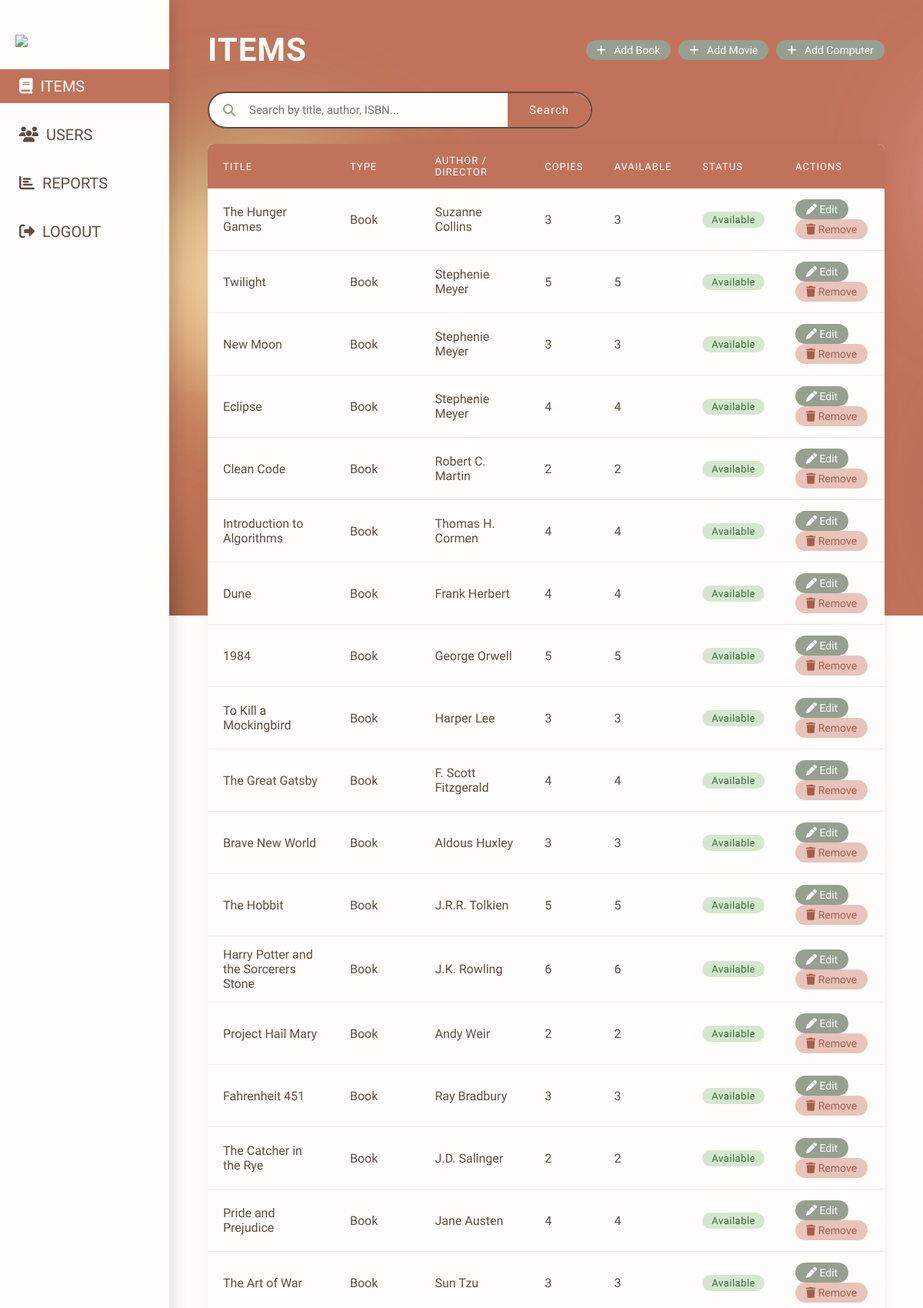
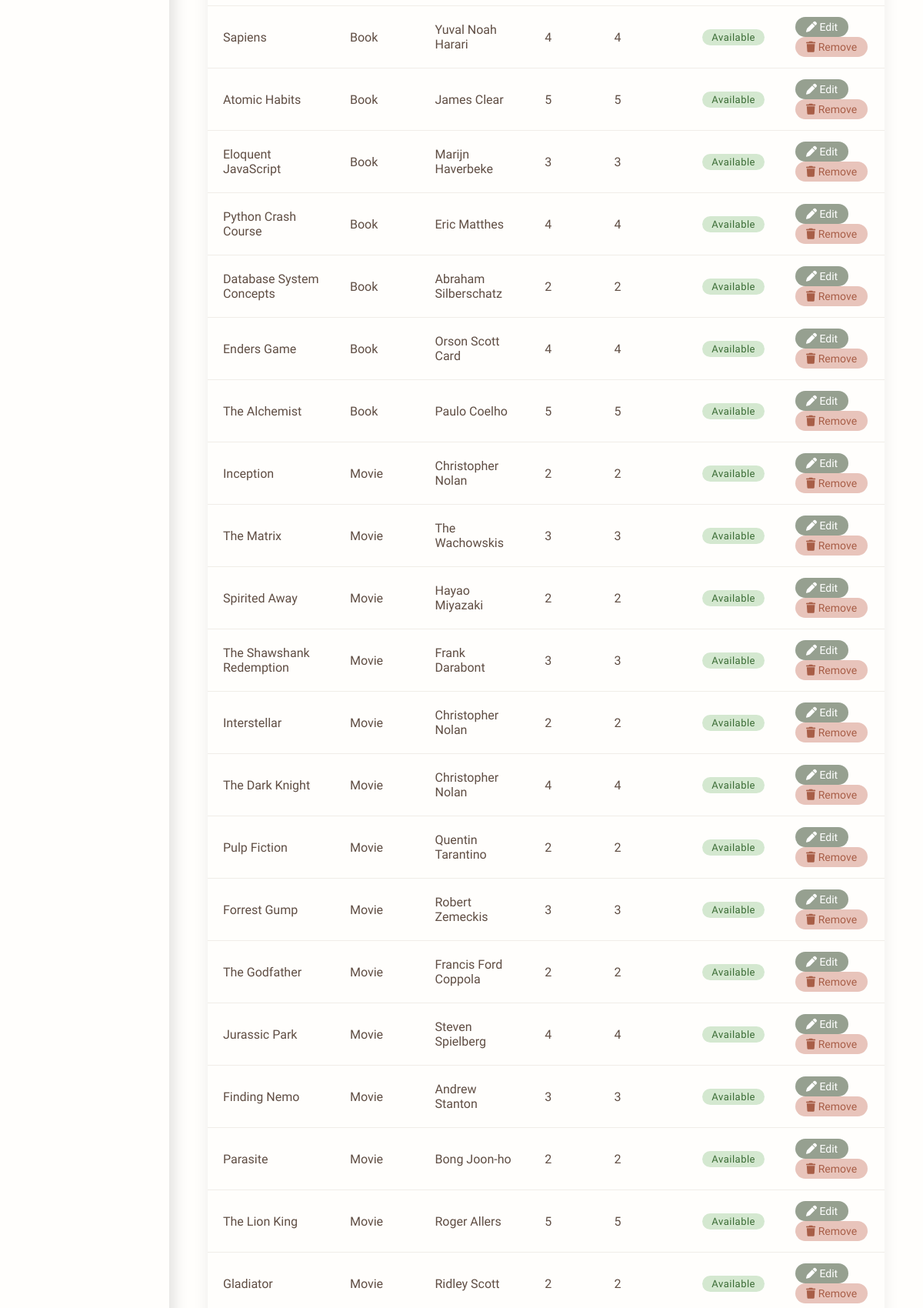
/admin/items (signed in, upper part), run on the app's committed database (2 pictures, top to bottom).
### models/Items.py (models this page shows, shortened)
class Item(db.Model):
    __tablename__ = "Items"
    id                  = db.Column(db.Integer, primary_key = True)
    item_id             = db.Column(db.String(36), unique = True, nullable = False)
    title               = db.Column(db.String(200), nullable = False)
    description         = db.Column(db.String(300), nullable = True)
    qty                 = db.Column(db.Integer, nullable = False)
    available_qty       = db.Column(db.Integer, nullable = False)
    added_on            = db.Column(db.DateTime, default = utcnow)
    item_type           = db.Column(db.String(20), nullable = False)
    image_url           = db.Column(db.String(500), nullable = True)
    loan_days           = 14
    __mapper_args__ = {
        'polymorphic_on': item_type,
        'polymorphic_identity': 'item'
    }

class Book(Item):
    __tablename__ = "Books"
    id = db.Column(db.Integer, db.ForeignKey('Items.id'), primary_key=True)
    isbn = db.Column(db.String(35), unique=True, nullable=True)
    author = db.Column(db.String(150), nullable=False)
    publisher = db.Column(db.String(100), nullable=True)
    genre = db.Column(db.String(150), nullable=True)
    edition = db.Column(db.String(50), nullable=True)
    loan_days = 28
    __mapper_args__ = {
        'polymorphic_identity': 'Book'
    }

class Item(db.Model):
    __tablename__ = "Items"
    id                  = db.Column(db.Integer, primary_key = True)
    item_id             = db.Column(db.String(36), unique = True, nullable = False)
    title               = db.Column(db.String(200), nullable = False)
    description         = db.Column(db.String(300), nullable = True)
    qty                 = db.Column(db.Integer, nullable = False)
    available_qty       = db.Column(db.Integer, nullable = False)
    added_on            = db.Column(db.DateTime, default = utcnow)
    item_type           = db.Column(db.String(20), nullable = False)
    image_url           = db.Column(db.String(500), nullable = True)
    loan_days           = 14
    __mapper_args__ = {
        'polymorphic_on': item_type,
        'polymorphic_identity': 'item'
    }

class Movie(Item):
    __tablename__ = "Movies"
    id = db.Column(db.Integer, db.ForeignKey('Items.id'), primary_key=True)
    genre = db.Column(db.String(100), nullable=True)
    rating = db.Column(db.String(10), nullable=True)
    format = db.Column(db.Enum(MovieFormat), nullable=False)
    release_year = db.Column(db.Integer, nullable=True)
    director = db.Column(db.String(100), nullable=False)
    loan_days = 7
    __mapper_args__ = {
        'polymorphic_identity': 'Movie'
    }

### app.py (the view)
@app.route('/admin/items')
@login_required
def admin_items():
    if current_user.get_role().value != 'Admin':
        abort(403)
    q = request.args.get('q', '')
    if q:
        items = Item.query.filter(Item.title.ilike(f'%{q}%')).all()
    else:
        items = Item.query.all()
    return render_template('admin-items.html', items=items)

### app.py (called while the page is built)
@login_manager.user_loader
def load_user(user_id):
    return User.query.filter_by(user_id=user_id).first()

### models/users.py (called while the page is built)
    def get_role(self):
        return UserRole.ADMIN

### templates/admin-items.html (shortened to what this page needs)
{% extends "admin-layout.html" %}
{% block content %}
<div class="page-header">
    <h2 class="page-title">Items</h2>
    <div style="display:flex; gap:10px;">
    <button class="action-btn edit" onclick="document.getElementById('addBookModal').style.display='flex'">
        <i class="fa-solid fa-plus"></i> &nbsp; Add Book
    </button>
    <button class="action-btn edit" onclick="document.getElementById('addMovieModal').style.display='flex'">
        <i class="fa-solid fa-plus"></i> &nbsp; Add Movie
    </button>
    <button class="action-btn edit" onclick="document.getElementById('addComputerModal').style.display='flex'">
        <i class="fa-solid fa-plus"></i> &nbsp; Add Computer
    </button>
</div>
</div>
<form method="GET" action="{{ url_for('admin_items') }}">
    <div class="search-bar">
        <i class="fas fa-search"></i>
        <input
            type="text"
            name="q"
            placeholder="Search by title, author, ISBN..."
            value="{{ request.args.get('q', '') }}">
        <button type="submit">Search</button>
    </div>
</form>
<div class="card">
    {% if items %}
    <table>
        <thead>
            <tr>
                <th>Title</th>
                <th>Type</th>
                <th>Author / Director</th>
                <th>Copies</th>
                <th>Available</th>
                <th>Status</th>
                <th>Actions</th>
            </tr>
        </thead>
        <tbody>
            {% for item in items %}
            <tr>
                <td>{{ item.title }}</td>
                <td>{{ item.item_type }}</td>
                <td>
                    {% if item.author is defined %}
                        {{ item.author }}
                    {% elif item.director is defined %}
                        {{ item.director }}
                    {% else %}
                        —
                    {% endif %}
                </td>
                <td>{{ item.qty }}</td>
                <td>{{ item.available_qty }}</td>
                <td>
                    {% if item.available_qty > 0 %}
                        <span class="badge available">Available</span>
                    {% elif item.available_qty == 0 %}
                        <span class="badge loaned">Fully Loaned</span>
                    {% endif %}
                </td>
                <td>
                    <a href="#" class="action-btn edit">
                        <i class="fa-solid fa-pen"></i> Edit
                    </a>
                    <form method="POST" action="{{ url_for('admin_remove_item', item_id=item.item_id) }}" style="display:inline;">
                        <button type="submit" class="action-btn delete" onclick="return confirm('Are you sure you want to remove this item?')">
                            <i class="fa-solid fa-trash"></i> Remove
                        </button>
                    </form>
                </td>
            </tr>
            {% endfor %}
        </tbody>
    </table>
    {% else %}
    <div class="empty-state">
        <i class="fa-solid fa-box-open"></i>
        No items found{% if request.args.get('q') %} for "{{ request.args.get('q') }}"{% endif %}.
    </div>
    {% endif %}
</div>
{% endblock %}

### templates/admin-layout.html (shortened to what this page needs)
<!DOCTYPE html>
<html lang="en">
<head>
    <link rel="stylesheet" href="https://cdnjs.cloudflare.com/ajax/libs/font-awesome/6.4.0/css/all.min.css">
</head>
<body>
    <div class="background">
        <span></span>
        <span></span>
        <span></span>
        <span></span>
        <span></span>
        <span></span>
        <span></span>
        <span></span>
        <span></span>
        <span></span>
        <span></span>
        <span></span>
        <span></span>
        <span></span>
        <span></span>
        <span></span>
        <span></span>
        <span></span>
        <span></span>
        <span></span>
    </div>
    <div class="layout">
        <nav>
            <ul>
                <li class="logo"><img src="https://pbs.twimg.com/media/HD_EVY7aUAAoFH3.jpg"></li>
                <li>
                    <a href="{{ url_for('admin_items') }}"
                       class="{{ 'active' if request.endpoint == 'admin_items' else '' }}">
                        <i class="fa-solid fa-book"></i> &nbsp; Items
                    </a><br>
                </li>
                <li>
                    <a href="{{ url_for('admin_users') }}"
                       class="{{ 'active' if request.endpoint == 'admin_users' else '' }}">
                        <i class="fa-solid fa-users"></i> &nbsp; Users
                    </a><br>
                </li>
                <li>
                    <a href="#">
                        <i class="fa-solid fa-chart-bar"></i> &nbsp; Reports
                    </a><br>
                </li>
                <li>
                    <a href="{{ url_for('logout') }}">
                        <i class="fa-solid fa-right-from-bracket"></i> &nbsp; Logout
                    </a><br>
                </li>
            </ul>
        </nav>
        <main class="content">
            {% block content %}
            {% endblock %}
        </main>
    </div>
</body>
</html>

### data on the page
Book: title "The Hunger Games", item_type "Book", author "Suzanne Collins", qty "3", available_qty "3"
Book: title "Twilight", item_type "Book", author "Stephenie Meyer", qty "5", available_qty "5"
Book: title "New Moon", item_type "Book", author "Stephenie Meyer", qty "3", available_qty "3"
Book: title "Eclipse", item_type "Book", author "Stephenie Meyer", qty "4", available_qty "4"
Book: title "Clean Code", item_type "Book", author "Robert C. Martin", qty "2", available_qty "2"
Book: title "Introduction to Algorithms", item_type "Book", author "Thomas H. Cormen", qty "4", available_qty "4"
Book: title "Dune", item_type "Book", author "Frank Herbert", qty "4", available_qty "4"
Book: title "1984", item_type "Book", author "George Orwell", qty "5", available_qty "5"
Book: title "To Kill a Mockingbird", item_type "Book", author "Harper Lee", qty "3", available_qty "3"
Book: title "The Great Gatsby", item_type "Book", author "F. Scott Fitzgerald", qty "4", available_qty "4"
Book: title "Brave New World", item_type "Book", author "Aldous Huxley", qty "3", available_qty "3"
Book: title "The Hobbit", item_type "Book", author "J.R.R. Tolkien", qty "5", available_qty "5"
Book: title "Harry Potter and the Sorcerers Stone", item_type "Book", author "J.K. Rowling", qty "6", available_qty "6"
Book: title "Project Hail Mary", item_type "Book", author "Andy Weir", qty "2", available_qty "2"
Book: title "Fahrenheit 451", item_type "Book", author "Ray Bradbury", qty "3", available_qty "3"
Book: title "The Catcher in the Rye", item_type "Book", author "J.D. Salinger", qty "2", available_qty "2"
Book: title "Pride and Prejudice", item_type "Book", author "Jane Austen", qty "4", available_qty "4"
Book: title "The Art of War", item_type "Book", author "Sun Tzu", qty "3", available_qty "3"
Book: title "Sapiens", item_type "Book", author "Yuval Noah Harari", qty "4", available_qty "4"
Book: title "Atomic Habits", item_type "Book", author "James Clear", qty "5", available_qty "5"
Book: title "Eloquent JavaScript", item_type "Book", author "Marijn Haverbeke", qty "3", available_qty "3"
Book: title "Python Crash Course", item_type "Book", author "Eric Matthes", qty "4", available_qty "4"
Book: title "Database System Concepts", item_type "Book", author "Abraham Silberschatz", qty "2", available_qty "2"
Book: title "Enders Game", item_type "Book", author "Orson Scott Card", qty "4", available_qty "4"
Book: title "The Alchemist", item_type "Book", author "Paulo Coelho", qty "5", available_qty "5"
Movie: title "Inception", item_type "Movie", director "Christopher Nolan", qty "2", available_qty "2"
Movie: title "The Matrix", item_type "Movie", director "The Wachowskis", qty "3", available_qty "3"
Movie: title "Spirited Away", item_type "Movie", director "Hayao Miyazaki", qty "2", available_qty "2"
Movie: title "The Shawshank Redemption", item_type "Movie", director "Frank Darabont", qty "3", available_qty "3"
Movie: title "Interstellar", item_type "Movie", director "Christopher Nolan", qty "2", available_qty "2"
Movie: title "The Dark Knight", item_type "Movie", director "Christopher Nolan", qty "4", available_qty "4"
Movie: title "Pulp Fiction", item_type "Movie", director "Quentin Tarantino", qty "2", available_qty "2"
Movie: title "Forrest Gump", item_type "Movie", director "Robert Zemeckis", qty "3", available_qty "3"
Movie: title "The Godfather", item_type "Movie", director "Francis Ford Coppola", qty "2", available_qty "2"
Movie: title "Jurassic Park", item_type "Movie", director "Steven Spielberg", qty "4", available_qty "4"
Movie: title "Finding Nemo", item_type "Movie", director "Andrew Stanton", qty "3", available_qty "3"
Movie: title "Parasite", item_type "Movie", director "Bong Joon-ho", qty "2", available_qty "2"
Movie: title "The Lion King", item_type "Movie", director "Roger Allers", qty "5", available_qty "5"
Movie: title "Gladiator", item_type "Movie", director "Ridley Scott", qty "2", available_qty "2"
